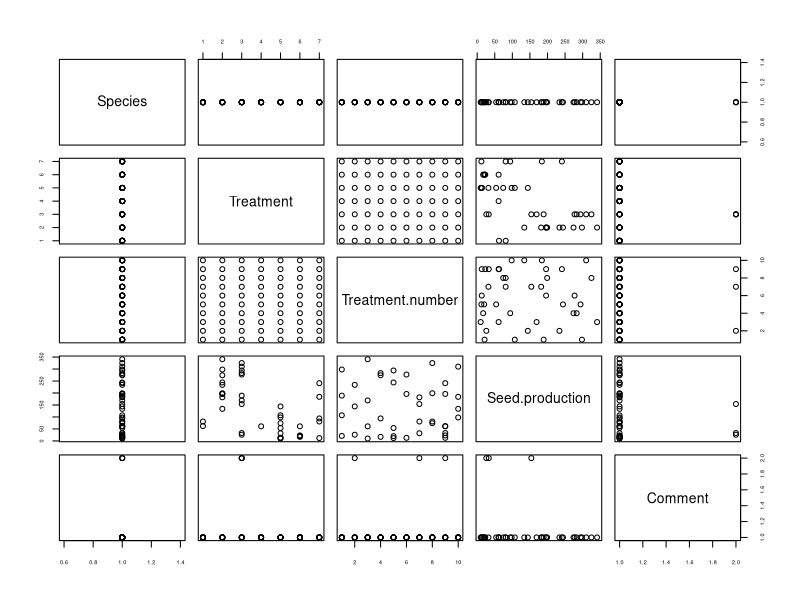
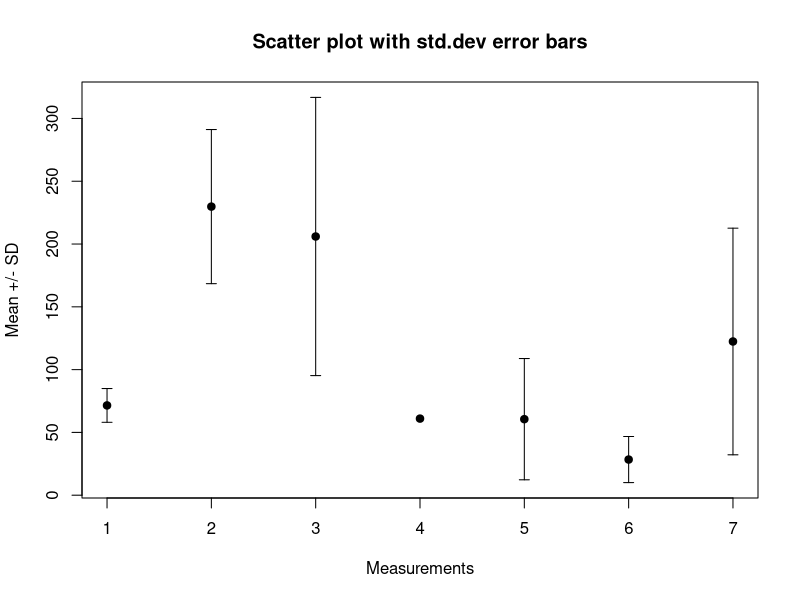

Recreate these plots in R, in order.

#In this script I'm going to represent the seed set of the different species 

#First species Petunia integrifolia, CODE=PEIN, N=10 for each treatment, just represented the ones that we have obtained seed set


library(reshape2)

seed_set <- read.csv("PEIN_seed_set.csv", sep=";")

mean_seed_seet <- dcast(Treatment ~ ., value.var = "Seed.production", fun.aggregate = mean, data = seed_set, na.rm= TRUE)

mean_seed_seet$.-> avg

sd_seed_seet <- dcast(Treatment ~ ., value.var = "Seed.production", fun.aggregate = sd, data = seed_set, na.rm= TRUE)

sd_seed_seet$. -> sdev

sdev[4] <- 0

plot(seed_set, cex.axis=0.5)

x <- 1:7

plot(x, avg,
     ylim=range(c(avg-sdev, avg+sdev)),
     pch=19, xlab="Measurements", ylab="Mean +/- SD",
     main="Scatter plot with std.dev error bars"
)
# hack: we draw arrows but with very special "arrowheads"
arrows(x, avg-sdev, x, avg+sdev, length=0.05, angle=90, code=3)



